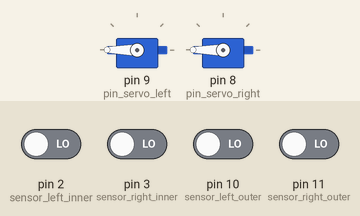
A sketch run on a simulated Arduino Uno, built with avr-gcc and run on an emulated ATmega328P. Shown: 2 × servo. The inputs (shaded band) are chosen by the test bench; at power-on: pin 2 (sensor_left_inner), pin 3 (sensor_right_inner), pin 10 (sensor_left_outer), pin 11 (sensor_right_outer) LOW.

Above: at 2.8 s.
2.9 s: pin 2 (sensor_left_inner) driven HIGH
At 3.7 s:
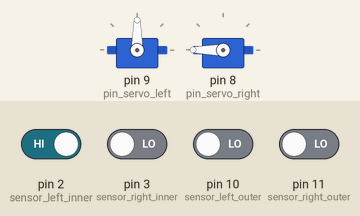
4.5 s: pin 2 (sensor_left_inner) driven LOW
At 4.8 s:
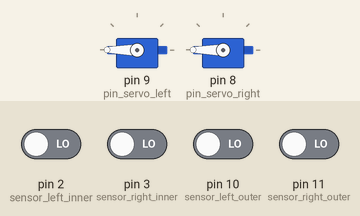
8.6 s: pin 3 (sensor_right_inner) driven HIGH
At 9.9 s:
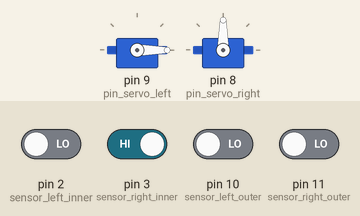
11.0 s: pin 3 (sensor_right_inner) driven LOW
At 11.8 s:
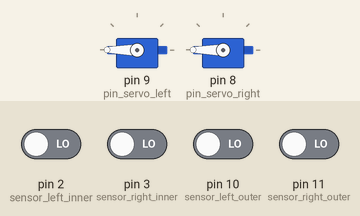
15.1 s: pin 2 (sensor_left_inner) driven HIGH and pin 3 (sensor_right_inner) driven HIGH and pin 10 (sensor_left_outer) driven HIGH and pin 11 (sensor_right_outer) driven HIGH
At 16.6 s:
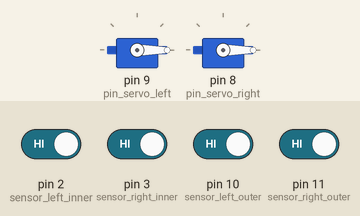
Timing chart, 0 to 19.9 s (numbered marks = the images above; inputs shaded):
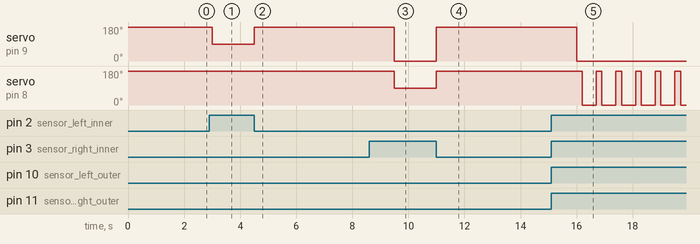

The sketch:

Ejercicio8.1.ino
```cpp
/**
 * (Laberinto8.1) Actividad 8.1: Escapada de laberintos: mano derecha/izquierda (1 puntos)
 *********************************************************
 * GRUPO 5:
 *    -Martín Cancio Barrera  UO287561
 *    -Olga Alonso Grela      UO288066
 *    -Pablo Pérez Saavedra   UO288816
 *********************************************************
 */
#include <Servo.h>

Servo servo_left;
Servo servo_right;

int LINE = HIGH;
int NO_LINE = LOW;

int pin_servo_left = 9;
int pin_servo_right = 8;

int sensor_left_inner = 2;
int sensor_right_inner = 3;

int sensor_left_outer = 10;
int sensor_right_outer = 11;

int LEFT_FORWARD = 0;
int RIGHT_FORWARD = 180;
int STOP = 90;
int LEFT_BACKWARD = 180;
int RIGHT_BACKWARD = 0;

int initial_millis;
int actual_millis;

void setup() {
  servo_left.attach(pin_servo_left);
  servo_right.attach(pin_servo_right);

  pinMode(sensor_left_inner, INPUT);
  pinMode(sensor_right_inner, INPUT);

  pinMode(sensor_left_outer, INPUT);
  pinMode(sensor_right_outer, INPUT);

  Serial.begin(9600);
}

void loop() {
  int left_inner = digitalRead(sensor_left_inner);
  int right_inner = digitalRead(sensor_right_inner);
  int left_outer = digitalRead(sensor_left_outer);
  int right_outer = digitalRead(sensor_right_outer);

  if (left_inner == LINE && right_inner == LINE && left_outer == NO_LINE && right_outer == NO_LINE) {
    forward();
  } else if (left_inner == LINE && right_inner == NO_LINE && left_outer == NO_LINE && right_outer == NO_LINE) {
    turn_left();
  } else if (left_inner == NO_LINE && right_inner == LINE && left_outer == NO_LINE && right_outer == NO_LINE) {
    turn_right();
  } else if (left_inner == LINE && right_inner == LINE && right_outer == LINE && left_outer == NO_LINE) {
    forward();
    delay(200);
    turn_90_right();
  } else if (left_inner == NO_LINE && right_inner == NO_LINE && left_outer == NO_LINE && right_outer == NO_LINE) {
    turn_180();
    forward();
  } else if (left_inner == LINE && right_inner == LINE && left_outer == LINE && right_outer == LINE) {
    forward();
    delay(200);
    turn_90_right();
  }
}

void turn_90_right() {
  servo_right.write(RIGHT_BACKWARD);
  servo_left.write(LEFT_FORWARD);
  delay(500);
  stop();
}

void turn_180() {
  servo_right.write(RIGHT_FORWARD);
  servo_left.write(LEFT_BACKWARD);
  delay(1000);
  stop();
}

void turn_left_90() {
  servo_right.write(RIGHT_FORWARD);
  servo_left.write(LEFT_BACKWARD);
  delay(850);
  stop();
}

void forward() {
  servo_right.write(RIGHT_FORWARD);
  servo_left.write(LEFT_FORWARD);
}

void backwards() {
  servo_right.write(RIGHT_BACKWARD);
  servo_left.write(LEFT_BACKWARD);
}

void stop() {
  servo_right.write(STOP);
  servo_left.write(STOP);
}

void turn_left(){
  servo_right.write(RIGHT_FORWARD);
  servo_left.write(STOP);
}

void turn_right(){
  servo_right.write(STOP);
  servo_left.write(LEFT_FORWARD);
}
```

Measured:
- after the input at 2.9 s, servo on pin 9 (pin_servo_left): 180° → 90° after 0.10 s
- after the input at 4.5 s, servo on pin 9 (pin_servo_left): 90° → 180° at once
- after the input at 8.6 s, servo on pin 9 (pin_servo_left): 180° → 0° after 0.90 s; servo on pin 8 (pin_servo_right): 180° → 90° after 0.90 s
- after the input at 11.0 s, servo on pin 9 (pin_servo_left): 0° → 180° at once; servo on pin 8 (pin_servo_right): 90° → 180° at once
- after the input at 15.1 s, servo on pin 9 (pin_servo_left): 180° → 0° after 0.90 s; servo on pin 8 (pin_servo_right): alternates 180° for 0.20 s and 0° for 0.50 s, starting after 1.1 s
